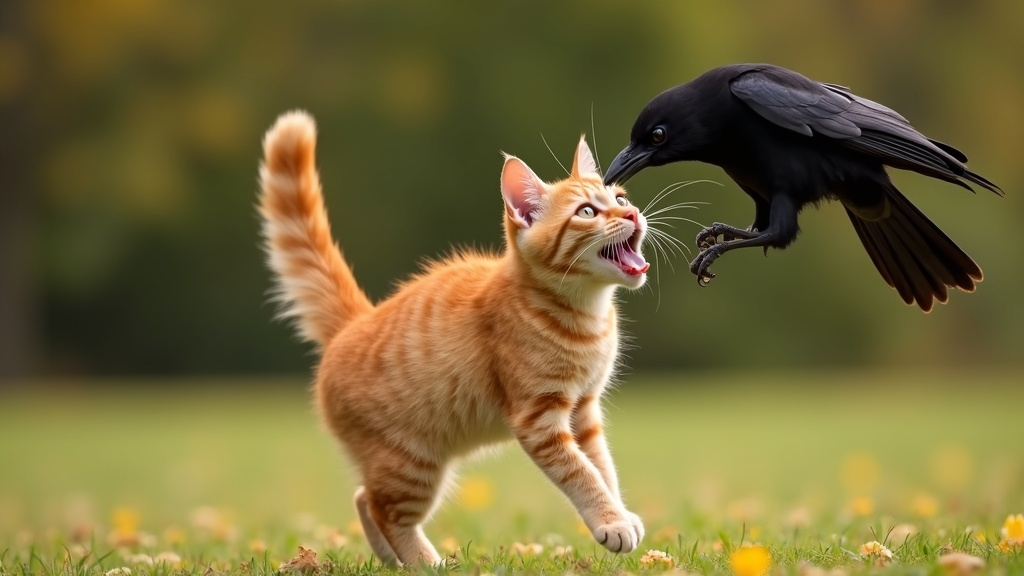
#> input picture src/film_gallery/cache/images/8754d5e0adc86811e742ddd200a6d8f43cae21dc9dd94de783f2deb2993f1c67.jpg, 1024 x 576 px
$ python -i thumbnail_generator.py   (imports and definitions only)
#> lines starting #> are read from the running program, lines starting #| are printed output that depends on the picture
"""
Thumbnail Generator with A/B Testing

Thumbnails determine 90% of whether someone clicks on your video.
This module generates eye-catching thumbnails optimized for different platforms
and supports A/B testing to find winners.

Features:
- Auto-generate thumbnails from video frames
- Face detection for optimal framing
- Text overlay with viral styles
- Emotion detection (surprised face = +41% CTR)
- Color optimization and contrast boost
- A/B testing support
- Platform-specific templates (YouTube, TikTok, Instagram)
- Thumbnail scoring and recommendations

Run from project root with:
    PYTHONPATH=src python -c "from features.video.thumbnail_generator import ThumbnailGenerator; ..."
"""

import os
import random
from pathlib import Path
from typing import List, Dict, Optional, Tuple, Literal
from dataclasses import dataclass, field
import numpy as np
import cv2
from PIL import Image, ImageDraw, ImageFont, ImageEnhance, ImageFilter

try:
    from moviepy.editor import VideoFileClip
except ImportError:
    VideoFileClip = None


Platform = Literal["youtube", "tiktok", "instagram", "facebook", "twitter", "linkedin"]
ThumbnailStyle = Literal["viral", "professional", "minimal", "energetic", "mystery", "educational"]


@dataclass
class ThumbnailScore:
    """Thumbnail analysis score."""
    overall_score: float = 0.0  # 0-100
    face_score: float = 0.0     # Face presence and size
    contrast_score: float = 0.0  # Color contrast
    text_score: float = 0.0     # Text readability
    emotion_score: float = 0.0  # Facial expression impact
    composition_score: float = 0.0  # Rule of thirds, balance

    recommendations: List[str] = field(default_factory=list)
    warnings: List[str] = field(default_factory=list)
    variant_id: Optional[str] = None

    # [27 lines left out: functions to_dict, _get_grade, not called in this run]


@dataclass
class ThumbnailTemplate:
    """Thumbnail template configuration."""
    name: str
    text_position: Tuple[str, str]  # ("center", "top"), ("left", "bottom"), etc.
    text_size_ratio: float  # Relative to image height
    text_color: Tuple[int, int, int]
    outline_color: Optional[Tuple[int, int, int]]
    outline_width: int
    background_overlay: bool
    overlay_opacity: float  # 0.0-1.0
    effects: List[str]  # ["contrast_boost", "saturation", "sharp", "vignette"]


class ThumbnailGenerator:
    """
    Generate and optimize thumbnails for maximum click-through rate.

    Thumbnail Best Practices:
    - Show expressive faces (surprised/shocked = +41% CTR)
    - Use high contrast colors (yellow/red text on dark backgrounds)
    - Keep text under 4 words
    - Show action or result, not setup
    - Use close-up shots (faces fill 40-60% of thumbnail)
    - Test multiple variations (A/B testing can double CTR)

    Example:
        >>> gen = ThumbnailGenerator()
        >>> thumbnail = gen.create_thumbnail(
        ...     video_path="video.mp4",
        ...     text="SHOCKING Result!",
        ...     style="viral",
        ...     platform="youtube"
        ... )
    """

    # Platform specifications
    PLATFORM_SPECS = {
        "youtube": {
            "width": 1280,
            "height": 720,
            "aspect_ratio": (16, 9),
            "max_file_size_mb": 2,
            "recommended_formats": ["jpg", "png"]
        },
        "tiktok": {
            "width": 1080,
            "height": 1920,
            "aspect_ratio": (9, 16),
            "max_file_size_mb": 5,
            "recommended_formats": ["jpg", "png"]
        },
        "instagram": {
            "width": 1080,
            "height": 1080,
            "aspect_ratio": (1, 1),
            "max_file_size_mb": 8,
            "recommended_formats": ["jpg", "png"]
        },
        "facebook": {
            "width": 1200,
            "height": 630,
            "aspect_ratio": (1.91, 1),
            "max_file_size_mb": 8,
            "recommended_formats": ["jpg", "png"]
        },
        "twitter": {
            "width": 1200,
            "height": 675,
            "aspect_ratio": (16, 9),
            "max_file_size_mb": 5,
            "recommended_formats": ["jpg", "png"]
        },
        "linkedin": {
            "width": 1200,
            "height": 627,
            "aspect_ratio": (1.91, 1),
            "max_file_size_mb": 5,
            "recommended_formats": ["jpg", "png"]
        }
    }

    # Thumbnail style templates
    STYLE_TEMPLATES = {
        "viral": ThumbnailTemplate(
            name="Viral",
            text_position=("center", "top"),
            text_size_ratio=0.15,
            text_color=(255, 255, 0),  # Yellow
            outline_color=(0, 0, 0),
            outline_width=8,
            background_overlay=True,
            overlay_opacity=0.3,
            effects=["contrast_boost", "saturation", "sharp"]
        ),
        "professional": ThumbnailTemplate(
            name="Professional",
            text_position=("center", "bottom"),
            text_size_ratio=0.10,
            text_color=(255, 255, 255),
            outline_color=(0, 0, 0),
            outline_width=4,
            background_overlay=False,
            overlay_opacity=0.0,
            effects=["sharp"]
        ),
        "minimal": ThumbnailTemplate(
            name="Minimal",
            text_position=("left", "bottom"),
            text_size_ratio=0.08,
            text_color=(255, 255, 255),
            outline_color=None,
            outline_width=0,
            background_overlay=False,
            overlay_opacity=0.0,
            effects=[]
        ),
        "energetic": ThumbnailTemplate(
            name="Energetic",
            text_position=("center", "center"),
            text_size_ratio=0.18,
            text_color=(255, 50, 50),  # Bright red
            outline_color=(255, 255, 255),
            outline_width=10,
            background_overlay=True,
            overlay_opacity=0.2,
            effects=["contrast_boost", "saturation", "sharp", "vignette"]
        ),
        "mystery": ThumbnailTemplate(
            name="Mystery",
            text_position=("center", "bottom"),
            text_size_ratio=0.12,
            text_color=(200, 200, 255),  # Light blue
            outline_color=(0, 0, 100),
            outline_width=6,
            background_overlay=True,
            overlay_opacity=0.4,
            effects=["contrast_boost", "vignette"]
        ),
        "educational": ThumbnailTemplate(
            name="Educational",
            text_position=("left", "top"),
            text_size_ratio=0.09,
            text_color=(50, 150, 255),  # Blue
            outline_color=(255, 255, 255),
            outline_width=3,
            background_overlay=False,
            overlay_opacity=0.0,
            effects=["sharp"]
        )
    }

    def __init__(self):
        """Initialize thumbnail generator."""
        # Load face detector
        cascade_path = cv2.data.haarcascades + "haarcascade_frontalface_default.xml"
        self.face_cascade = cv2.CascadeClassifier(cascade_path)

        # Try to load emotion cascade (if available)
        try:
            smile_cascade_path = cv2.data.haarcascades + "haarcascade_smile.xml"
            self.smile_cascade = cv2.CascadeClassifier(smile_cascade_path)
        except:
            self.smile_cascade = None

    # [318 lines left out: functions create_thumbnail, _select_best_frame_time, _score_frame, _resize_and_crop, _apply_effects, _add_vignette and 2 more, not called in this run]

    def analyze_thumbnail(self, thumbnail_path: str, variant_id: Optional[str] = None) -> ThumbnailScore:
        """
        Analyze thumbnail quality and provide recommendations.

        Args:
            thumbnail_path: Path to thumbnail image
            variant_id: Optional variant identifier

        Returns:
            ThumbnailScore with analysis and recommendations
        """
        img = cv2.imread(thumbnail_path)
#> img is the input picture: shape (576, 1024, 3); mean B, G, R 56.4, 105, 116.8
        if img is None:
            raise FileNotFoundError(f"Thumbnail not found: {thumbnail_path}")

        score = ThumbnailScore(variant_id=variant_id)

        # Face analysis
        gray = cv2.cvtColor(img, cv2.COLOR_BGR2GRAY)
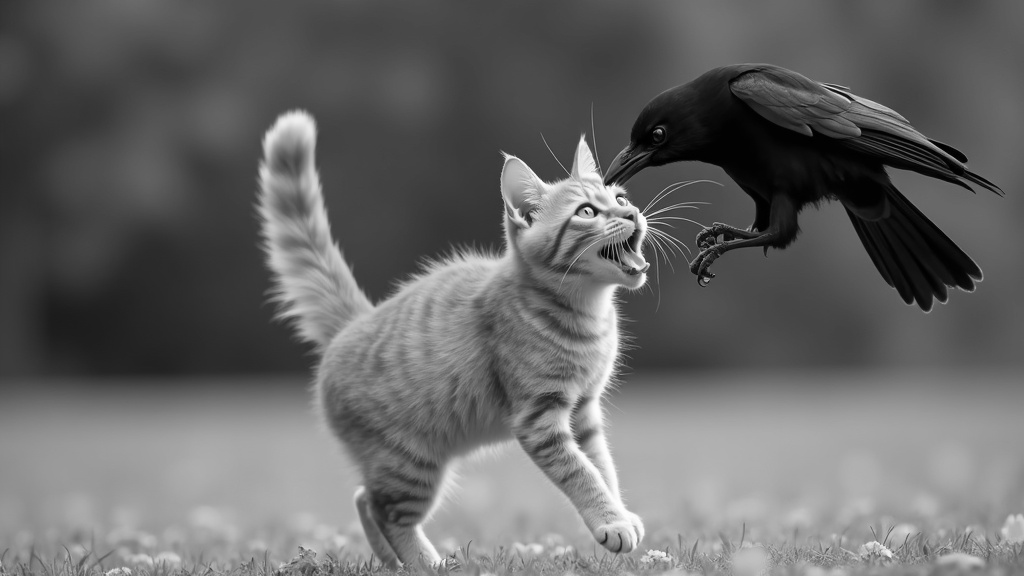
#> gray: shape (576, 1024); min 0, max 255, mean 103
        faces = self.face_cascade.detectMultiScale(gray, scaleFactor=1.1, minNeighbors=5)
#> faces = ()

        if len(faces) > 0:
            largest_face = max(faces, key=lambda f: f[2] * f[3])
            x, y, w, h = largest_face
            face_ratio = (w * h) / (img.shape[0] * img.shape[1])

            if 0.2 <= face_ratio <= 0.6:
                score.face_score = 100
            elif face_ratio < 0.2:
                score.face_score = 50
                score.recommendations.append("Face is too small - zoom in for better impact")
            else:
                score.face_score = 70
                score.recommendations.append("Face is very large - consider showing more context")

            # Emotion detection
            if self.smile_cascade:
                roi_gray = gray[y:y+h, x:x+w]
                smiles = self.smile_cascade.detectMultiScale(roi_gray, scaleFactor=1.8, minNeighbors=20)
                if len(smiles) > 0:
                    score.emotion_score = 100
                else:
                    score.emotion_score = 60
                    score.recommendations.append("Try thumbnail with more expressive emotion (surprised/shocked faces = +41% CTR)")
        else:
            score.face_score = 30
            score.recommendations.append("No face detected - thumbnails with faces get 38% more clicks")
            score.emotion_score = 0

        # Contrast analysis
        contrast = img.std()
#> contrast = 55.51
        score.contrast_score = min(100, (contrast / 50) * 100)
#> score.contrast_score = 100
        if score.contrast_score < 60:
            score.recommendations.append("Boost contrast for more eye-catching thumbnail")

        # Overall composition (simplified - check rule of thirds)
        score.composition_score = 75  # Placeholder

        # Overall score
        score.overall_score = (
            score.face_score * 0.35 +
            score.contrast_score * 0.25 +
            score.emotion_score * 0.25 +
            score.composition_score * 0.15
        )
#> score.overall_score = 46.75

        if score.overall_score < 70:
            score.warnings.append("Low thumbnail score - consider creating new variations")

        return score


# Convenience functions

# [10 lines left out: function create_thumbnail, not called in this run]


# [5 lines not run here, left out]

>>> result = ThumbnailGenerator().analyze_thumbnail('../../film_gallery/cache/images/8754d5e0adc86811e742ddd200a6d8f43cae21dc9dd94de783f2deb2993f1c67.jpg')

$ run again, on src/film_gallery/cache/images/929c18ae4b75c1bcd7875ab60ff2963e205d98fea10606a9d0c57bf1eec1be4b.jpg
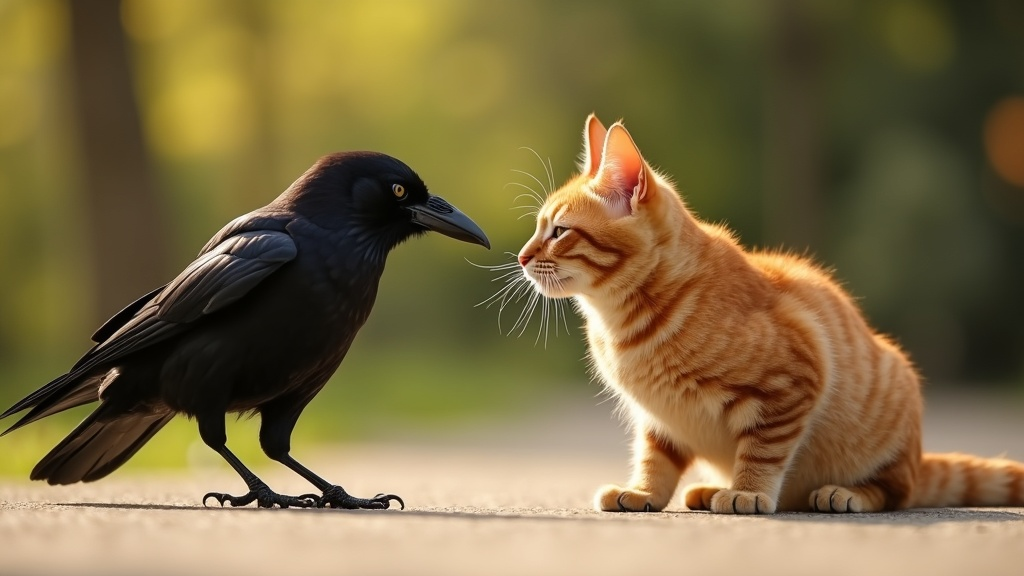
#> input picture src/film_gallery/cache/images/929c18ae4b75c1bcd7875ab60ff2963e205d98fea10606a9d0c57bf1eec1be4b.jpg, 1024 x 576 px
#> in analyze_thumbnail, img is the input picture: shape (576, 1024, 3); mean B, G, R 67.8, 107.8, 124.8
#> in analyze_thumbnail, `gray = cv2.cvtColor(img, cv2.COLOR_BGR2GRAY)`:
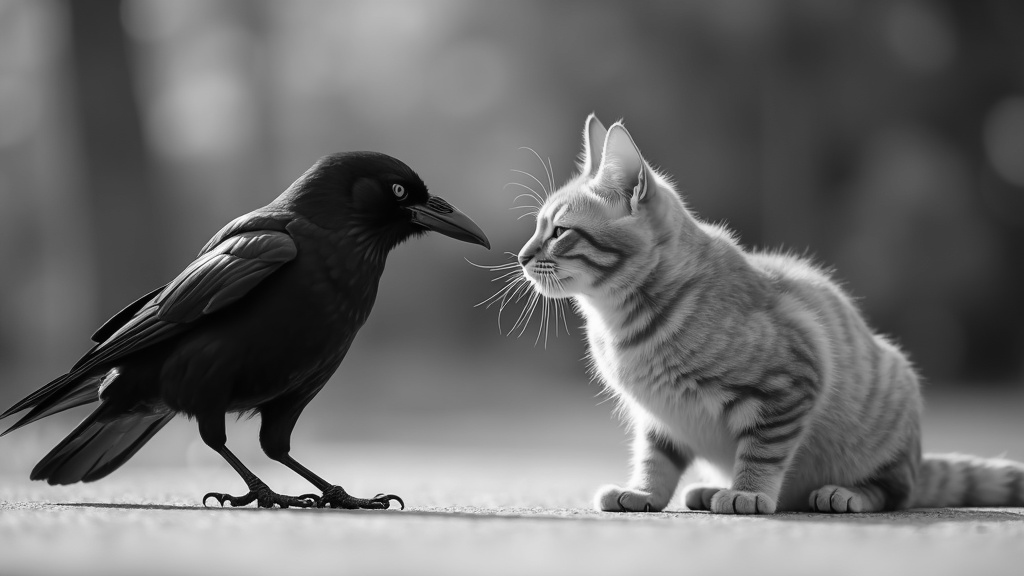
#> gray: shape (576, 1024); min 0, max 254, mean 108.4
#> faces = ()
#> contrast = 63.97
#> score.contrast_score = 100
#> score.overall_score = 46.75

$ run again, on src/film_gallery/cache/images/962333197861ed94a74073c1836a267100f9d42670ca9ef318f8a62f74cd9e7b.jpg
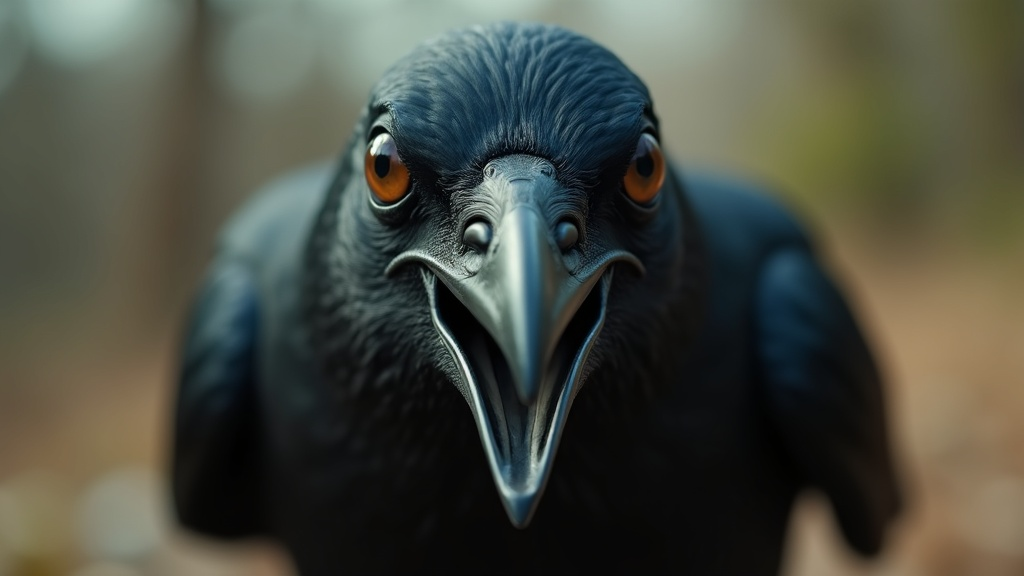
#> input picture src/film_gallery/cache/images/962333197861ed94a74073c1836a267100f9d42670ca9ef318f8a62f74cd9e7b.jpg, 1024 x 576 px
#> in analyze_thumbnail, img is the input picture: shape (576, 1024, 3); mean B, G, R 65.7, 76.4, 73.4
#> in analyze_thumbnail, `gray = cv2.cvtColor(img, cv2.COLOR_BGR2GRAY)`:
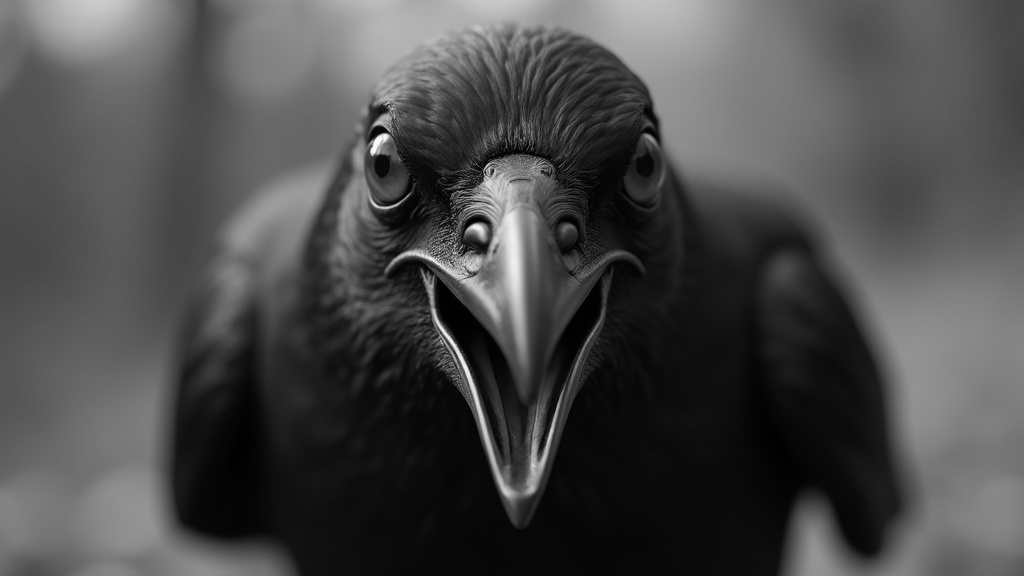
#> gray: shape (576, 1024); min 0, max 253, mean 74.3
#> faces = ()
#> contrast = 49.77
#> score.contrast_score = 99.53
#> score.overall_score = 46.63

$ run again, on src/film_gallery/cache/images/99beb517d2a0337726ba26f9dd72d732aec13a1d594965b5e8d2f7fd363a31c4.jpg
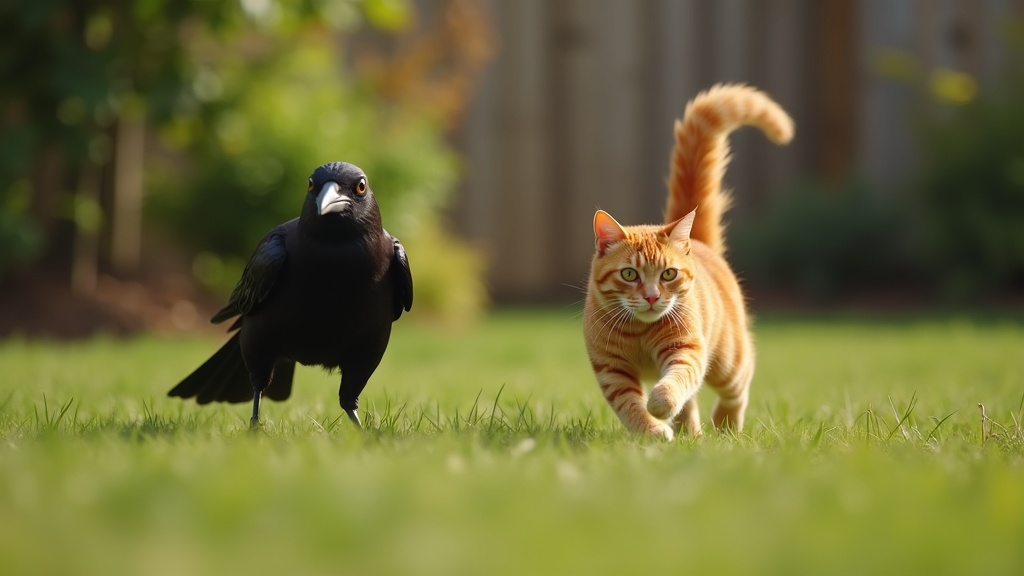
#> input picture src/film_gallery/cache/images/99beb517d2a0337726ba26f9dd72d732aec13a1d594965b5e8d2f7fd363a31c4.jpg, 1024 x 576 px
#> in analyze_thumbnail, img is the input picture: shape (576, 1024, 3); mean B, G, R 56.1, 107.9, 110.2
#> in analyze_thumbnail, `gray = cv2.cvtColor(img, cv2.COLOR_BGR2GRAY)`:
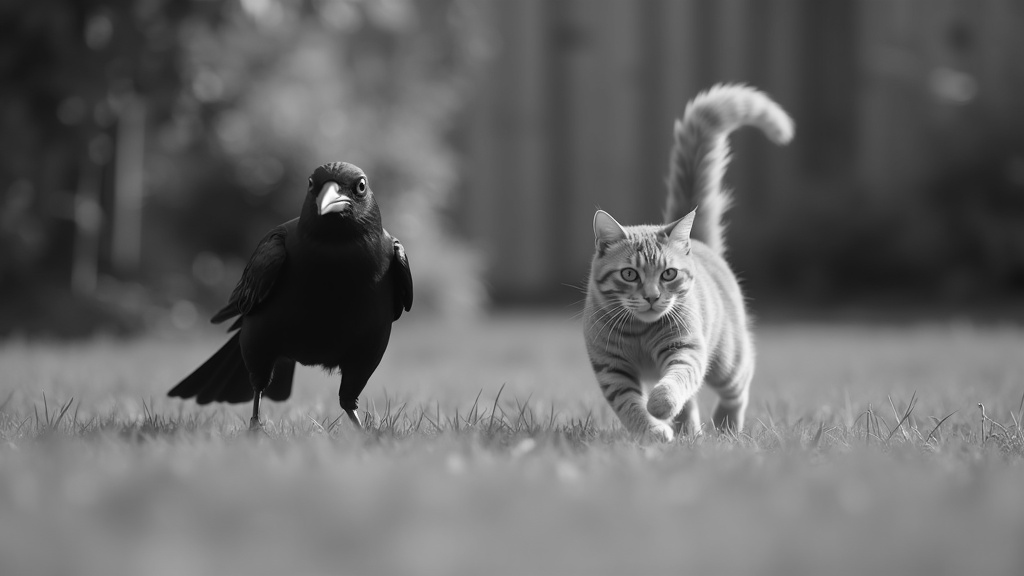
#> gray: shape (576, 1024); min 2, max 254, mean 102.6
#> faces = [[280, 49, 75, 75]]
#> largest_face = [280, 49, 75, 75]
#> x = 280; y = 49; w = 75
#> face_ratio = 0.00954
#> in analyze_thumbnail, `roi_gray = gray[y:y+h, x:x+w]`:
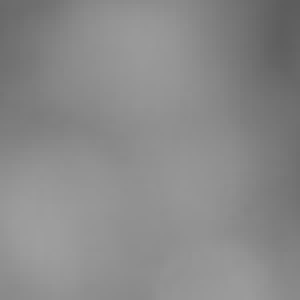
#> roi_gray: shape (75, 75) (shown 4 times larger); min 93, max 158, mean 137.3
#> smiles = ()
#> contrast = 51.5
#> score.contrast_score = 100
#> score.overall_score = 68.75
